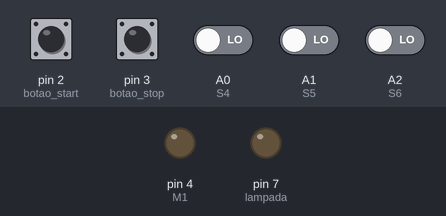
A sketch run on a simulated Arduino Uno, built with avr-gcc and run on an emulated ATmega328P. Shown: output pins drawn as LEDs (lit = HIGH). The test bench sets the inputs (shaded band); at power-on: pin 2 (botao_start), pin 3 (botao_stop) HIGH, A0 (S4), A1 (S5), A2 (S6) LOW. Pins used as bus, display or sensor lines are not drawn.

Above: at 1.2 s.
1.3 s: pin 2 (botao_start) pulled LOW for 0.15 s
At 1.9 s:
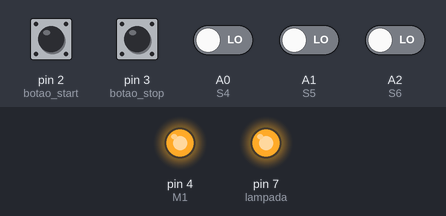
2.9 s: pin 3 (botao_stop) pulled LOW for 0.15 s
At 4.1 s:
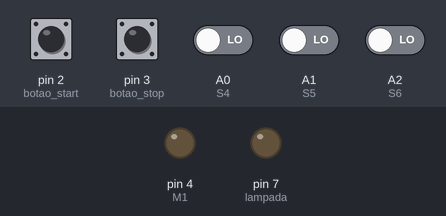
4.5 s: pin 2 (botao_start) pulled LOW for 1 s
At 5.5 s:
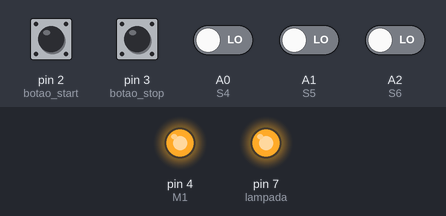
7.0 s: pin 3 (botao_stop) pulled LOW for 1 s
At 7.4 s:
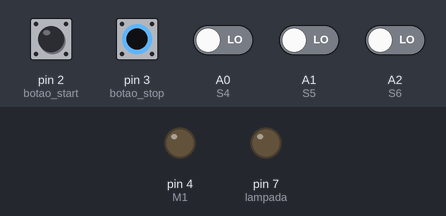
9.5 s: pin 2 (botao_start) driven LOW and pin 3 (botao_stop) driven LOW
At 10.7 s:
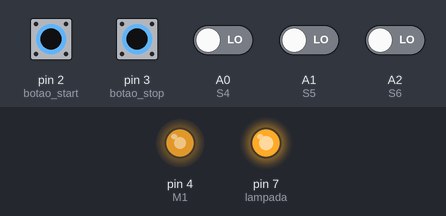
11.0 s: pin 2 (botao_start) driven HIGH
At 11.5 s:
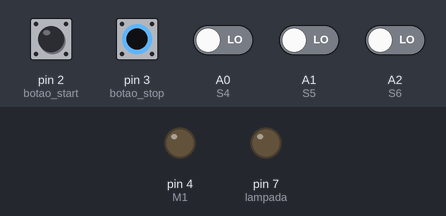
Timing chart, 0 to 13.5 s (numbered marks = the images above; inputs shaded):
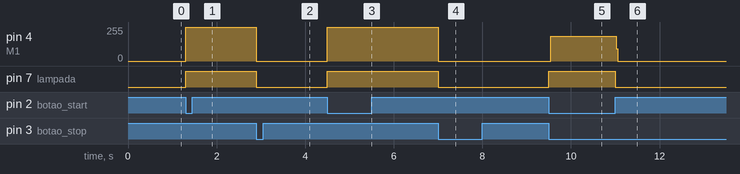

The sketch:

Seletor_pecas_pequenas_ou_grandes.ino
```cpp
int botao_start = 2;
int botao_stop = 3;

int M1 = 4;

int C1 = 5;
int C2 = 6;

int S4 = A0;
int S5 = A1;
int S6 = A2;

int lampada = 7;

int fase = 0;

void setup() {

  pinMode(botao_start, INPUT_PULLUP);
  pinMode(botao_stop, INPUT_PULLUP);

  pinMode(M1, OUTPUT);
  pinMode(C1, OUTPUT);
  pinMode(C2, OUTPUT);

  pinMode(lampada, OUTPUT);

  pinMode(S4, INPUT);
  pinMode(S5, INPUT);
  pinMode(S6, INPUT);
}

void loop() {

  int start = digitalRead(botao_start);
  int stop = digitalRead(botao_stop);

  int s4 = digitalRead(S4);
  int s5 = digitalRead(S5);
  int s6 = digitalRead(S6);

  if(fase > 0){
    digitalWrite(lampada, HIGH);
  } else {
    digitalWrite(lampada, LOW);
  }

  if(stop == LOW){
    fase = 0;
    digitalWrite(M1, LOW);
    digitalWrite(C1, LOW);
    digitalWrite(C2, LOW);
  }

  if(start == LOW && fase == 0){
    fase = 1;
  }

  if(fase == 1){
    digitalWrite(M1, HIGH);
    digitalWrite(C1, HIGH);

    if(s4 == 1){
      fase = 2;
    }

    if(s6 == 1){
      fase = 3;
    }
  }

  if(fase == 2){
    digitalWrite(C2, HIGH);

    if(s5 == 1){
      fase = 3;
    }
  }

  if(fase == 3){
    digitalWrite(M1, LOW);
    digitalWrite(C1, LOW);
    digitalWrite(C2, LOW);

    fase = 0;
  }
}
```

Measured:
- after the input at 1.3 s, pin 4 (M1): 0/255 → 255/255 at once; pin 7 (lampada): LOW → HIGH at once
- after the input at 2.9 s, pin 4 (M1): 255/255 → 0/255 at once; pin 7 (lampada): HIGH → LOW at once
- after the input at 4.5 s, pin 4 (M1): 0/255 → 255/255 at once; pin 7 (lampada): LOW → HIGH at once
- after the input at 7.0 s, pin 4 (M1): 255/255 → 0/255 at once; pin 7 (lampada): HIGH → LOW at once
- after the input at 9.5 s, pin 4 (M1): 0/255 → 185/255 at once; pin 7 (lampada): LOW → HIGH at once
- after the input at 11.0 s, pin 4 (M1): 185/255 → 0/255 at once; pin 7 (lampada): HIGH → LOW at once
